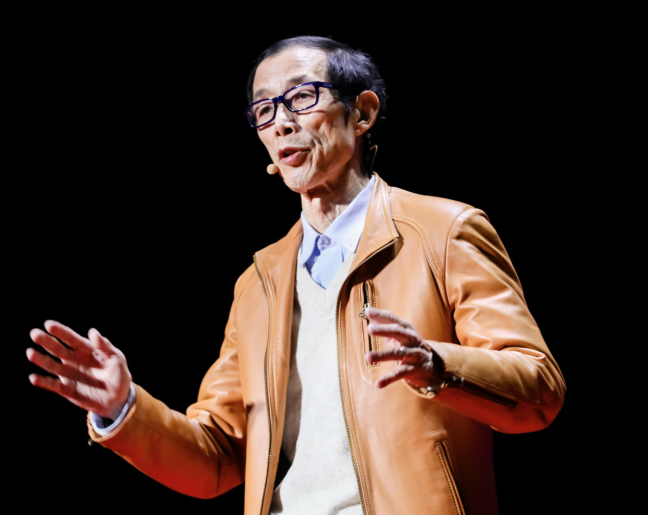
#> input picture art/ref/chen_ping_profile.png, 1296 x 1030 px, found by its file name (shown at 1/2 size)
$ python web_asset_pipeline.py
#> lines starting #> are read from the running program, lines starting #| are printed output that depends on the picture
"""Build clean, transparent chibi-head sprites for the HTML5 build.

Outputs assets/web/<key>_head.png  (256x256 RGBA, transparent background)

Photo-based fighters get a tight face crop -> toon shading -> feathered oval
alpha -> accent rim ring.  The two LaoA forms have no usable photo source, so
they get original vector cartoon heads drawn in code.
"""
from __future__ import annotations

from dataclasses import dataclass
from pathlib import Path

from PIL import Image, ImageDraw, ImageEnhance, ImageFilter, ImageOps

ROOT = Path(__file__).resolve().parent
RAW_DIR = ROOT / "assets" / "raw"
WEB_DIR = ROOT / "assets" / "web"

SIZE = 256
PAD = 14  # transparent margin around the oval


@dataclass(frozen=True)
class FaceSpec:
    key: str
    raw_name: str
    face_box: tuple[int, int, int, int]  # tight box around the face in raw coords
    accent: tuple[int, int, int]
    accent2: tuple[int, int, int]


PHOTO_SPECS: tuple[FaceSpec, ...] = (
    FaceSpec("chen_ping_macro", "chen_ping_profile.png", (470, 70, 770, 430), (242, 116, 73), (250, 204, 90)),
    FaceSpec("chen_ping_lecture", "chen_extra4.jpg", (175, 35, 285, 175), (224, 164, 74), (241, 228, 166)),
    FaceSpec("zhang_weiwei_civil", "zhang_more1.png", (320, 50, 445, 200), (88, 208, 230), (60, 113, 230)),
    FaceSpec("zhang_weiwei_studio", "zhang_weiwei_speaker.jpg", (250, 20, 410, 210), (64, 154, 240), (167, 226, 255)),
    FaceSpec("fengge_dongbei", "fengge_sohu.jpeg", (60, 560, 740, 1360), (194, 116, 84), (245, 206, 120)),
    FaceSpec("hu_chenfeng_reviewer", "hu_chenfeng_wiki.jpg", (170, 60, 295, 225), (116, 214, 146), (170, 242, 197)),
    FaceSpec("hu_xijin_editor", "hu_xijin_wiki.jpg", (100, 50, 400, 430), (224, 94, 76), (246, 214, 156)),
)


def toonize(image: Image.Image) -> Image.Image:
    rgb = image.convert("RGB")
    base = rgb.filter(ImageFilter.MedianFilter(size=3))
    base = base.filter(ImageFilter.SMOOTH_MORE)
    base = ImageEnhance.Contrast(base).enhance(1.12)
    base = ImageEnhance.Color(base).enhance(1.42)
    base = ImageEnhance.Brightness(base).enhance(1.08)
    poster = ImageOps.posterize(base, 6)
    poster = poster.filter(ImageFilter.UnsharpMask(radius=3, percent=80, threshold=4))
    return poster.convert("RGBA")


def oval_alpha(size: int, pad: int, feather: int = 6) -> Image.Image:
    mask = Image.new("L", (size, size), 0)
    draw = ImageDraw.Draw(mask)
    draw.ellipse((pad, pad, size - pad, size - pad), fill=255)
    return mask.filter(ImageFilter.GaussianBlur(feather))


def build_photo_head(spec: FaceSpec) -> Image.Image:
    source = Image.open(RAW_DIR / spec.raw_name).convert("RGB")
    x0, y0, x1, y1 = spec.face_box
    # widen the box slightly and keep it square-ish so faces are not distorted
    w, h = x1 - x0, y1 - y0
    cx, cy = x0 + w / 2, y0 + h / 2
    side = max(w, h) * 1.12
    box = (
        int(max(0, cx - side / 2)),
        int(max(0, cy - side / 2)),
        int(min(source.width, cx + side / 2)),
        int(min(source.height, cy + side / 2)),
    )
    face = source.crop(box)
    face = ImageOps.fit(face, (SIZE, SIZE), method=Image.Resampling.LANCZOS, centering=(0.5, 0.46))
    face = toonize(face)

    head = Image.new("RGBA", (SIZE, SIZE), (0, 0, 0, 0))
    head.paste(face, (0, 0), oval_alpha(SIZE, PAD))

    ring = Image.new("RGBA", (SIZE, SIZE), (0, 0, 0, 0))
    rd = ImageDraw.Draw(ring)
    rd.ellipse((PAD - 4, PAD - 4, SIZE - PAD + 4, SIZE - PAD + 4), outline=(15, 18, 30, 235), width=7)
    rd.ellipse((PAD - 1, PAD - 1, SIZE - PAD + 1, SIZE - PAD + 1), outline=(*spec.accent, 255), width=4)
    rd.arc((PAD + 6, PAD + 6, SIZE - PAD - 6, SIZE - PAD - 6), 205, 330, fill=(*spec.accent2, 170), width=3)
    head.alpha_composite(ring)
    return head


# [60 lines left out: functions build_lao_a_poster_head, build_lao_a_execute_head, not called in this run]


def main() -> None:
    WEB_DIR.mkdir(parents=True, exist_ok=True)
    for spec in PHOTO_SPECS:
        build_photo_head(spec).save(WEB_DIR / f"{spec.key}_head.png")
#> in build_photo_head, `face = source.crop(box)`:
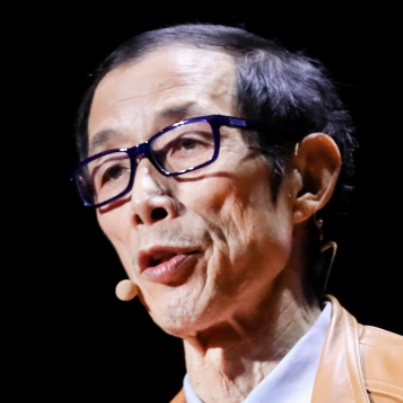
#> face: PIL image 403x403 RGB; mean R, G, B 77.3, 62, 59.8
#> in toonize, `base = ImageEnhance.Color(base).enhance(1.42)`:
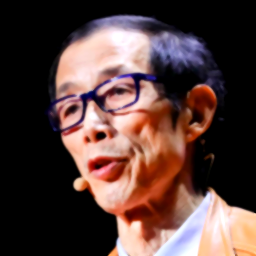
#> base: PIL image 256x256 RGB; mean R, G, B 86.3, 62.5, 59
#> in toonize, `poster = poster.filter(ImageFilter.UnsharpMask(radius=3, percent=80, t..`:
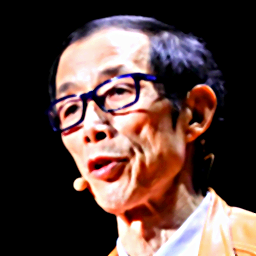
#> poster: PIL image 256x256 RGB; mean R, G, B 89.6, 67.1, 63.1
#> in build_photo_head, `head = Image.new("RGBA", (SIZE, SIZE), (0, 0, 0, 0))`: head: PIL image 256x256 RGBA; every value is 0
#> in oval_alpha, `mask = Image.new("L", (size, size), 0)`: mask: PIL image 256x256 L; every value is 0
#> in oval_alpha, `return mask.filter(ImageFilter.GaussianBlur(feather))`:
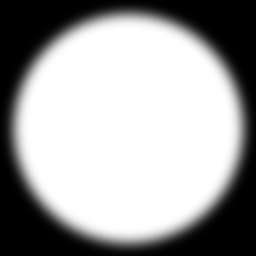
#> returned value: PIL image 256x256 L; min 0, max 255, mean 160.1
#> in build_photo_head, `head.paste(face, (0, 0), oval_alpha(SIZE, PAD))`:
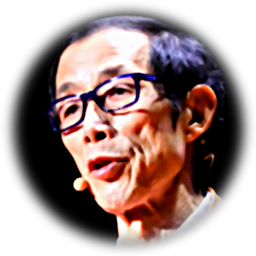
#> head: PIL image 256x256 RGBA; mean R, G, B, A 72.7, 51.7, 48.7, 160.1; transparent parts drawn white
#> in build_photo_head, `head.alpha_composite(ring)`:
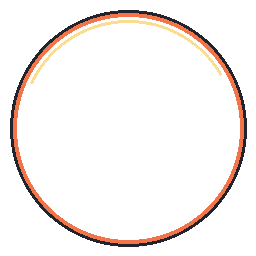
#> ring: PIL image 256x256 RGBA; mean R, G, B, A 13.4, 7.6, 5, 20.4; transparent parts drawn white
#> in build_photo_head, `head.alpha_composite(ring)`:
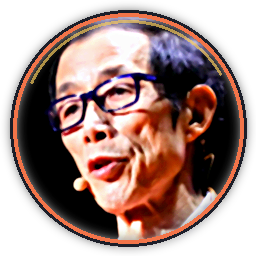
#> head: PIL image 256x256 RGBA; mean R, G, B, A 83.4, 57, 51.6, 170.4; transparent parts drawn white
        print("built", spec.key)
#> pass 2 of the loop in main, `for spec in PHOTO_SPECS:`:
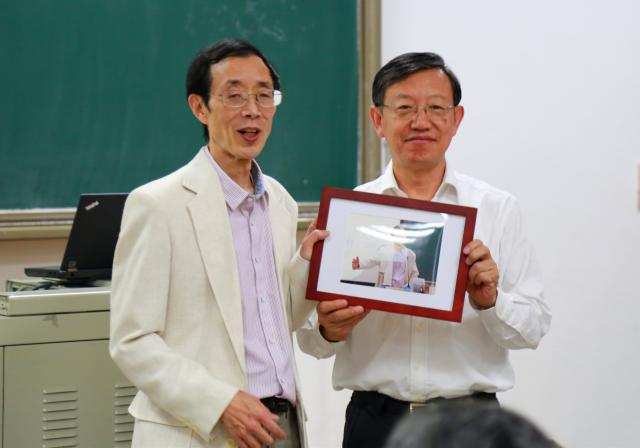
#> input picture art/ref/chen_extra4.jpg, 640 x 448 px, found by its file name
#> in build_photo_head, source is the input picture: PIL image 640x448 RGB; mean R, G, B 147, 150.2, 144.1
#> in build_photo_head (call 2), `head.alpha_composite(ring)`:
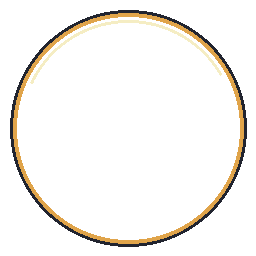
#> ring: PIL image 256x256 RGBA; mean R, G, B, A 12.5, 9.9, 5.9, 20.4; transparent parts drawn white
#> in build_photo_head (call 2), `head.alpha_composite(ring)`:
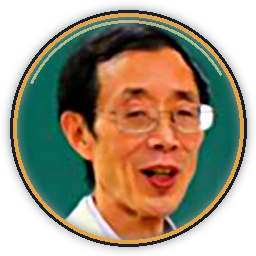
#> head: PIL image 256x256 RGBA; mean R, G, B, A 79.9, 67.9, 47, 170.4; transparent parts drawn white
#> pass 3 of the loop in main, `for spec in PHOTO_SPECS:`:
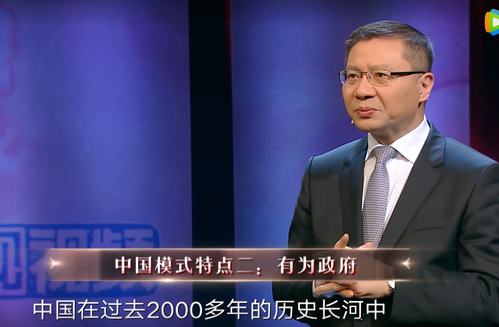
#> input picture art/ref/zhang_more1.png, 499 x 327 px, found by its file name
#> in build_photo_head, source is the input picture: PIL image 499x327 RGB; mean R, G, B 69.7, 67.1, 112.5
#> in build_photo_head (call 3), `head.alpha_composite(ring)`:
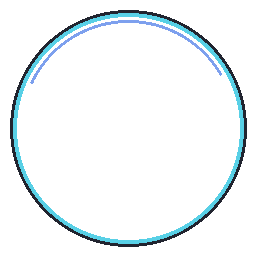
#> ring: PIL image 256x256 RGBA; mean R, G, B, A 4.9, 10.6, 13.2, 20.4; transparent parts drawn white
#> in build_photo_head (call 3), `head.alpha_composite(ring)`:
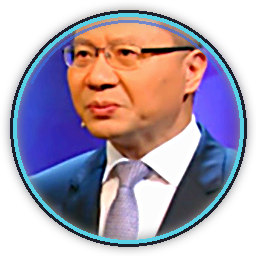
#> head: PIL image 256x256 RGBA; mean R, G, B, A 89.5, 76.9, 93, 170.4; transparent parts drawn white
#> the loop made 7 passes; the first 3 are shown
    build_lao_a_poster_head().save(WEB_DIR / "lao_a_execute_head.png")
    print("built lao_a_execute (poster doll)")
    build_lao_a_execute_head().save(WEB_DIR / "lao_a_budget_head.png")
    print("built lao_a_budget (executioner)")


if __name__ == "__main__":
#> (the run stopped early here; a loop or call above may not have finished)
